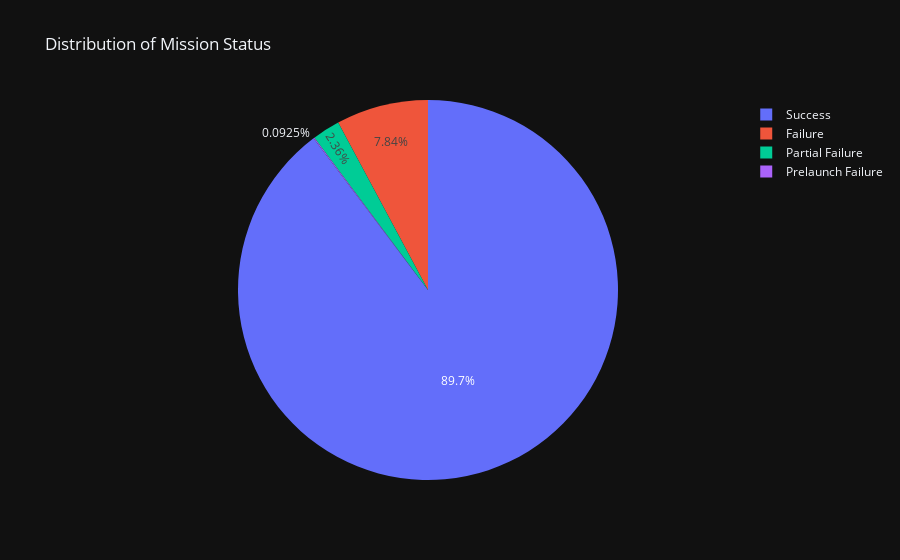

The notebook cell saved with this chart:
### Code cell
mission_status_pie = px.pie(
    labels=mission_status.index,
    values=mission_status.values,
    title='Distribution of Mission Status',
    names=mission_status.index
)
mission_status_pie.show()

### Figure 1 — Plotly figure (JSON) as saved in the notebook; plotly's stock layout.template omitted (floating-point values rounded to 4 significant figures)
{"data": [{"domain": {"x": [0.0, 1.0], "y": [0.0, 1.0]}, "hovertemplate": "label=%{label}<br>value=%{value}<extra></extra>", "labels": ["Failure", "Partial Failure", "Prelaunch Failure", "Success"], "legendgroup": "", "name": "", "showlegend": true, "values": [339, 102, 4, 3879], "type": "pie"}], "layout": {"legend": {"tracegroupgap": 0}, "title": {"text": "Distribution of Mission Status"}}}
